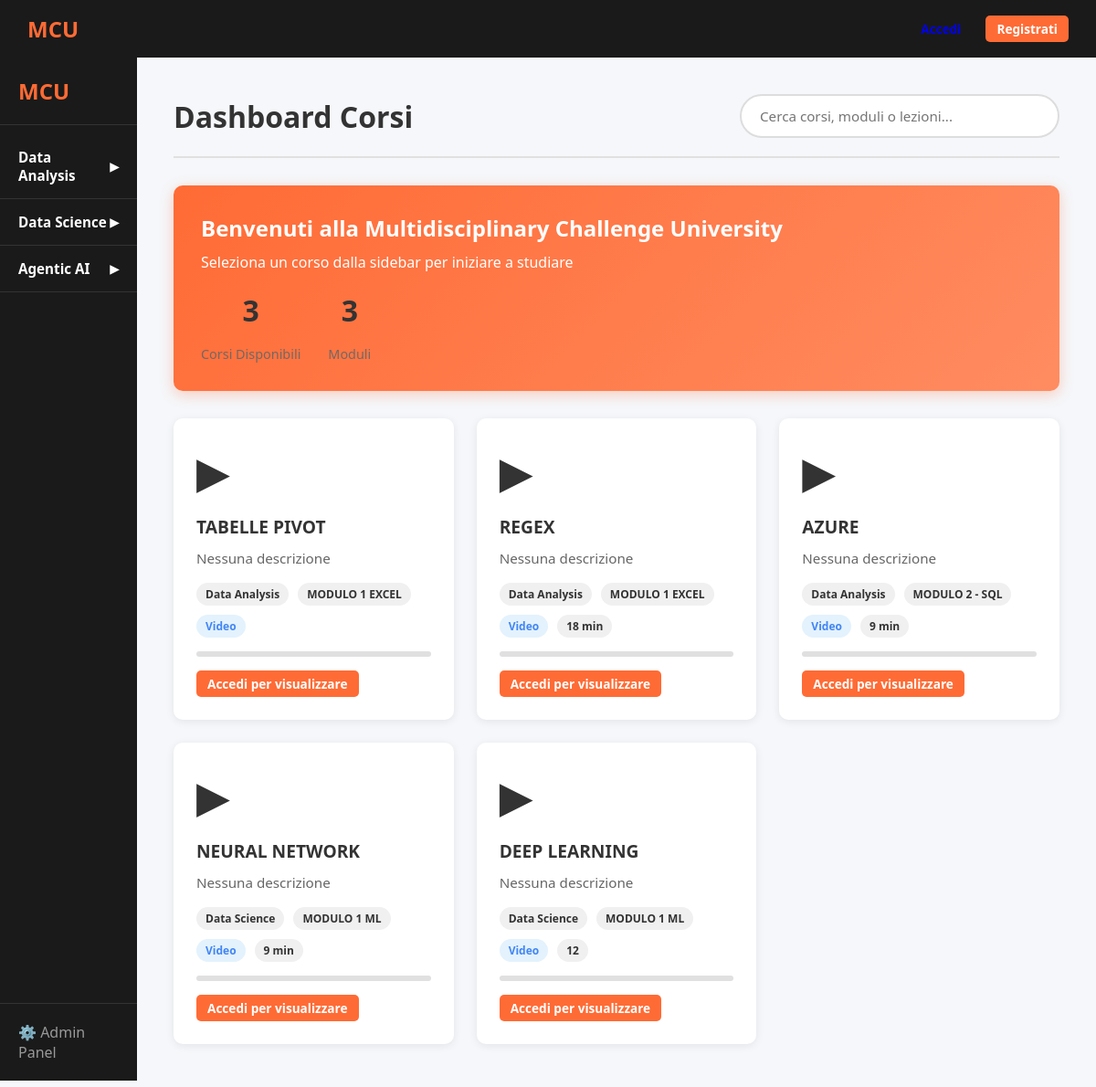
The page / on the database its author committed.
### app.py (models this page shows)
class Corso(db.Model):
    id = db.Column(db.Integer, primary_key=True)
    nome = db.Column(db.String(100), nullable=False)
    descrizione = db.Column(db.Text)
    colore = db.Column(db.String(7), default='#FF6B35')
    ordine = db.Column(db.Integer, default=0)
    moduli = db.relationship('Modulo', backref='corso', cascade='all, delete-orphan', order_by='Modulo.ordine')

class Lezione(db.Model):
    id = db.Column(db.Integer, primary_key=True)
    titolo = db.Column(db.String(200), nullable=False)
    descrizione = db.Column(db.Text)
    modulo_id = db.Column(db.Integer, db.ForeignKey('modulo.id'), nullable=False)
    tipo = db.Column(db.String(20), nullable=False)
    contenuto = db.Column(db.String(500))
    durata = db.Column(db.String(50))
    ordine = db.Column(db.Integer, default=0)
    completamento = db.Column(db.Integer, default=0)

class Modulo(db.Model):
    id = db.Column(db.Integer, primary_key=True)
    nome = db.Column(db.String(100), nullable=False)
    descrizione = db.Column(db.Text)
    corso_id = db.Column(db.Integer, db.ForeignKey('corso.id'), nullable=False)
    ordine = db.Column(db.Integer, default=0)
    lezioni = db.relationship('Lezione', backref='modulo', cascade='all, delete-orphan', order_by='Lezione.ordine')

### app.py (the view)
@app.route('/')
def index(): return render_template('index.html', corsi=Corso.query.order_by(Corso.ordine).all())

### templates/index.html (shortened to what this page needs)
{% extends "base.html" %}
{% block content %}
<div class="app-container">
    <div class="sidebar">
        <div class="logo-area">MCU</div>
        <ul class="menu">
            {% for corso in corsi %}
            <li class="course-item" data-corso-id="{{ corso.id }}">
                <div class="course-title" onclick="toggleCourse(this)">
                    {{ corso.nome }} <span class="chevron">▶</span>
                </div>
            </li>
            {% endfor %}
        </ul>
        <div class="admin-link">
            <a href="{{ url_for('admin') }}">⚙️ Admin Panel</a>
        </div>
    </div>
    <div class="main-content">
        <div class="header">
            <h1>Dashboard Corsi</h1>
            <input type="text" id="searchInput" class="search-bar" placeholder="Cerca corsi, moduli o lezioni...">
        </div>
        <div class="welcome-card">
            <h2>Benvenuti alla Multidisciplinary Challenge University</h2>
            <p>Seleziona un corso dalla sidebar per iniziare a studiare</p>
            <div class="stats">
                <div class="stat-item">
                    <span class="stat-number">{{ corsi|length }}</span>
                    <span class="stat-label">Corsi Disponibili</span>
                </div>
                <div class="stat-item">
                    {% set total_moduli = namespace(count=0) %}
                    {% for corso in corsi %}
                        {% set total_moduli.count = total_moduli.count + corso.moduli|length %}
                    {% endfor %}
                    <span class="stat-number">{{ total_moduli.count }}</span>
                    <span class="stat-label">Moduli</span>
                </div>
            </div>
        </div>
        <div class="cards-grid">
            {% for corso in corsi %}
                {% for modulo in corso.moduli %}
                    {% for lezione in modulo.lezioni %}
                    <div class="card"
                         data-corso="{{ corso.nome }}"
                         data-modulo="{{ modulo.nome }}"
                         data-titolo="{{ lezione.titolo }}"
                         data-corso-id="{{ corso.id }}"
                         data-modulo-id="{{ modulo.id }}"
                         data-lezione-id="{{ lezione.id }}">
                        <div class="card-body">
                            <span class="card-icon">
                                {% if lezione.tipo == 'video' %}▶{% elif lezione.tipo == 'pdf' %}📄{% else %}📎{% endif %}
                            </span>
                            <h3 class="card-title">{{ lezione.titolo }}</h3>
                            <p class="card-desc">{{ lezione.descrizione or 'Nessuna descrizione' }}</p>
                            <div class="card-meta">
                                <span class="badge">{{ corso.nome }}</span>
                                <span class="badge">{{ modulo.nome }}</span>
                                {% if lezione.tipo == 'video' %}
                                    <span class="badge badge-video">Video</span>
                                {% elif lezione.tipo == 'pdf' %}
                                    <span class="badge badge-pdf">PDF</span>
                                {% elif lezione.tipo == 'link' %}
                                    <span class="badge badge-link">Link</span>
                                {% else %}
                                    <span class="badge badge-file">File</span>
                                {% endif %}
                                {% if lezione.durata %}
                                <span class="badge">{{ lezione.durata }}</span>
                                {% endif %}
                            </div>
                            <div class="progress-bar">
                            </div>
                            <div style="margin-top: 15px;">
                                {% if current_user.is_authenticated %}
                                    {% if lezione.tipo == 'video' and lezione.contenuto %}
                                        <a href="{{ url_for('visualizza_lezione', lezione_id=lezione.id) }}" class="btn btn-primary btn-small">Guarda Video</a>
                                    {% elif lezione.tipo == 'pdf' and lezione.contenuto %}
                                        <a href="{{ url_for('visualizza_lezione', lezione_id=lezione.id) }}" class="btn btn-secondary btn-small">Apri PDF</a>
                                    {% elif lezione.tipo == 'link' and lezione.contenuto %}
                                        <a href="{{ lezione.contenuto }}" target="_blank" class="btn btn-info btn-small">Visita Link</a>
                                    {% elif lezione.tipo == 'file' and lezione.contenuto %}
                                        <a href="{{ url_for('download_file', filename=lezione.contenuto.split('/')[-1]) }}" class="btn btn-success btn-small">Scarica File</a>
                                    {% endif %}
                                {% else %}
                                    <a href="{{ url_for('login') }}" class="btn btn-primary btn-small">Accedi per visualizzare</a>
                                {% endif %}
                            </div>
                        </div>
                    </div>
                    {% endfor %}
                {% endfor %}
            {% endfor %}
        </div>
    </div>
</div>
{% endblock %}

### templates/base.html (shortened to what this page needs)
<!DOCTYPE html>
<html lang="it">
<head>
    <link rel="stylesheet" href="{{ url_for('static', filename='css/style.css') }}">
</head>
<body>
    <nav class="navbar">
        <div class="navbar-brand">
            <a href="{{ url_for('index') }}">MCU</a>
        </div>
        <div class="navbar-links">
            {% if current_user.is_authenticated %}
                <span class="navbar-user">Ciao, {{ current_user.username }}</span>
                <a href="{{ url_for('dashboard') }}" class="btn btn-small">Dashboard</a>
                <a href="{{ url_for('logout') }}" class="btn btn-small btn-outline">Logout</a>
            {% else %}
                <a href="{{ url_for('login') }}" class="btn btn-small">Accedi</a>
                <a href="{{ url_for('register') }}" class="btn btn-small btn-primary">Registrati</a>
            {% endif %}
        </div>
    </nav>
    {% block content %}{% endblock %}
</body>
</html>

### static/css/style.css (style rules this page uses)
:root { --sidebar-bg: #1a1a1a; --sidebar-text: #ffffff; --accent-orange: #FF6B35; --bg-body: #f5f7fa; --card-bg: #ffffff; --text-dark: #333333; --text-light: #666666; --sidebar-width: 12.5%; --success: #0F9D58; --danger: #DB4437; --warning: #F4B400; --info: #4285F4; }
* { box-sizing: border-box; margin: 0; padding: 0; font-family: 'Segoe UI', Roboto, Helvetica, Arial, sans-serif; }
body { background-color: var(--bg-body); color: var(--text-dark); }
.navbar { display: flex; justify-content: space-between; align-items: center; padding: 15px 30px; background: var(--sidebar-bg); color: white; position: sticky; top: 0; z-index: 100; }
.navbar-brand a { font-size: 1.5rem; font-weight: bold; color: var(--accent-orange); text-decoration: none; }
.navbar-links { display: flex; align-items: center; gap: 15px; }
.app-container { display: flex; height: calc(100vh - 70px); overflow: hidden; }
.sidebar { width: var(--sidebar-width); background-color: var(--sidebar-bg); color: var(--sidebar-text); display: flex; flex-direction: column; overflow-y: auto; flex-shrink: 0; }
.logo-area { padding: 20px; font-size: 1.5rem; font-weight: bold; border-bottom: 1px solid #333; color: var(--accent-orange); }
.menu { list-style: none; padding: 10px 0; flex-grow: 1; }
.course-item { border-bottom: 1px solid #333; }
.course-title { padding: 15px 20px; display: flex; justify-content: space-between; align-items: center; cursor: pointer; font-weight: 600; font-size: 0.95rem; transition: all 0.3s; }
.chevron { transition: transform 0.3s; font-size: 0.8rem; }
.admin-link { padding: 20px; border-top: 1px solid #333; }
.admin-link a { color: #999; text-decoration: none; transition: color 0.3s; }
.main-content { flex-grow: 1; padding: 40px; overflow-y: auto; }
.header { display: flex; justify-content: space-between; align-items: center; margin-bottom: 30px; padding-bottom: 20px; border-bottom: 2px solid #e0e0e0; }
.header h1 { font-size: 2rem; color: var(--text-dark); }
.search-bar { padding: 12px 20px; border: 2px solid #ddd; border-radius: 25px; width: 350px; outline: none; font-size: 0.95rem; transition: border-color 0.3s; }
.welcome-card { background: linear-gradient(135deg, var(--accent-orange), #ff8c61); color: white; padding: 30px; border-radius: 10px; margin-bottom: 30px; box-shadow: 0 4px 15px rgba(255, 107, 53, 0.3); }
.welcome-card h2 { margin-bottom: 10px; }
.stats { display: flex; gap: 30px; margin-top: 20px; }
.stat-item { text-align: center; }
.stat-number { display: block; font-size: 2.5rem; font-weight: bold; }
.stat-label { font-size: 0.9rem; opacity: 0.9; }
.cards-grid { display: grid; grid-template-columns: repeat(auto-fill, minmax(300px, 1fr)); gap: 25px; }
.card { background: var(--card-bg); border-radius: 10px; box-shadow: 0 2px 10px rgba(0,0,0,0.08); overflow: hidden; transition: all 0.3s; display: block; }
.card-body { padding: 25px; }
.card-icon { font-size: 3rem; margin-bottom: 15px; display: block; }
.card-title { font-size: 1.2rem; font-weight: bold; margin-bottom: 10px; color: var(--text-dark); }
.card-desc { font-size: 0.95rem; color: var(--text-light); line-height: 1.5; margin-bottom: 15px; }
.card-meta { display: flex; gap: 10px; margin-bottom: 15px; flex-wrap: wrap; }
.badge { padding: 4px 10px; background: #f0f0f0; border-radius: 15px; font-size: 0.75rem; font-weight: 600; }
.badge-video { background: #e3f2fd; color: var(--info); }
.progress-bar { height: 6px; background: #e0e0e0; border-radius: 3px; overflow: hidden; }
.btn { padding: 10px 20px; border: none; border-radius: 5px; cursor: pointer; font-size: 0.95rem; text-decoration: none; display: inline-block; transition: all 0.3s; font-weight: 600; }
.btn-primary { background: var(--accent-orange); color: white; }
.btn-small { padding: 5px 12px; font-size: 0.85rem; }
.stat-number { font-size: 2rem; font-weight: bold; color: var(--text-dark); margin-bottom: 15px; }
.stat-label { font-size: 0.9rem; color: var(--text-light); }

### rows shown on the page
Corso: nome "Data Analysis"
Corso: nome "Data Science"
Corso: nome "Agentic AI"
Modulo: nome "MODULO 1 EXCEL"
Lezione: titolo "TABELLE PIVOT", descrizione "Nessuna descrizione", tipo "Video"
Lezione: titolo "REGEX", descrizione "Nessuna descrizione", tipo "Video", durata "18 min"
Modulo: nome "MODULO 2 - SQL"
Lezione: titolo "AZURE", descrizione "Nessuna descrizione", tipo "Video", durata "9 min"
Modulo: nome "MODULO 1 ML"
Lezione: titolo "NEURAL NETWORK", descrizione "Nessuna descrizione", tipo "Video", durata "9 min"
Lezione: titolo "DEEP LEARNING", descrizione "Nessuna descrizione", tipo "Video", durata "12"

### other values the page prints
{{ corsi|length }} "3"
{{ total_moduli.count }} "3"
